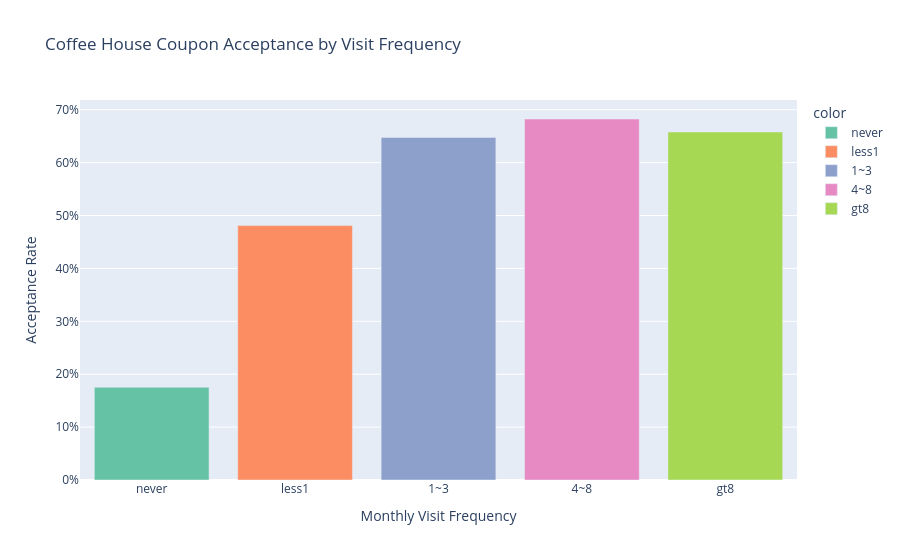

Here is the notebook cell this chart was saved with:
### Code cell
acceptance_by_freq = coffee_coupons.groupby('CoffeeHouse')['Y'].mean().reindex(frequency_order_sorted)

fig = px.bar(
    x=frequency_order_sorted,
    y=acceptance_by_freq.values,
    labels={'x': 'Monthly Visit Frequency', 'y': 'Acceptance Rate'},
    title='Coffee House Coupon Acceptance by Visit Frequency',
    color=frequency_order_sorted,
    color_discrete_sequence=px.colors.qualitative.Set2
)
fig.update_yaxes(tickformat='.0%')
fig.show()

### Figure 1 — Plotly figure (JSON) as saved in the notebook; plotly's stock layout.template omitted (floating-point values rounded to 4 significant figures)
{"data": [{"hovertemplate": "color=never<br>Monthly Visit Frequency=%{x}<br>Acceptance Rate=%{y}<extra></extra>", "legendgroup": "never", "marker": {"color": "rgb(102,194,165)", "pattern": {"shape": ""}}, "name": "never", "orientation": "v", "showlegend": true, "textposition": "auto", "type": "bar", "x": ["never"], "xaxis": "x", "y": [0.1752], "yaxis": "y"}, {"hovertemplate": "color=less1<br>Monthly Visit Frequency=%{x}<br>Acceptance Rate=%{y}<extra></extra>", "legendgroup": "less1", "marker": {"color": "rgb(252,141,98)", "pattern": {"shape": ""}}, "name": "less1", "orientation": "v", "showlegend": true, "textposition": "auto", "type": "bar", "x": ["less1"], "xaxis": "x", "y": [0.481], "yaxis": "y"}, {"hovertemplate": "color=1~3<br>Monthly Visit Frequency=%{x}<br>Acceptance Rate=%{y}<extra></extra>", "legendgroup": "1~3", "marker": {"color": "rgb(141,160,203)", "pattern": {"shape": ""}}, "name": "1~3", "orientation": "v", "showlegend": true, "textposition": "auto", "type": "bar", "x": ["1~3"], "xaxis": "x", "y": [0.6477], "yaxis": "y"}, {"hovertemplate": "color=4~8<br>Monthly Visit Frequency=%{x}<br>Acceptance Rate=%{y}<extra></extra>", "legendgroup": "4~8", "marker": {"color": "rgb(231,138,195)", "pattern": {"shape": ""}}, "name": "4~8", "orientation": "v", "showlegend": true, "textposition": "auto", "type": "bar", "x": ["4~8"], "xaxis": "x", "y": [0.6824], "yaxis": "y"}, {"hovertemplate": "color=gt8<br>Monthly Visit Frequency=%{x}<br>Acceptance Rate=%{y}<extra></extra>", "legendgroup": "gt8", "marker": {"color": "rgb(166,216,84)", "pattern": {"shape": ""}}, "name": "gt8", "orientation": "v", "showlegend": true, "textposition": "auto", "type": "bar", "x": ["gt8"], "xaxis": "x", "y": [0.6579], "yaxis": "y"}], "layout": {"barmode": "relative", "legend": {"title": {"text": "color"}, "tracegroupgap": 0}, "title": {"text": "Coffee House Coupon Acceptance by Visit Frequency"}, "xaxis": {"anchor": "y", "domain": [0, 1], "title": {"text": "Monthly Visit Frequency"}}, "yaxis": {"anchor": "x", "domain": [0, 1], "tickformat": ".0%", "title": {"text": "Acceptance Rate"}}}}
